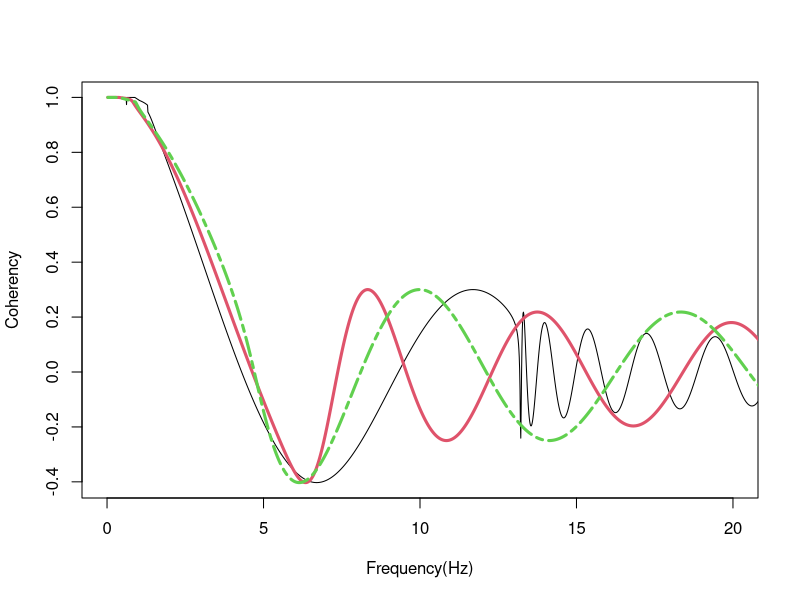

Generate this figure with R:
#R is pretty cool for plotting, when googling it search for 'cran' or 'r-cran'
#I would seriously recommend learning some more plotting commands, as they will
#be necessary for your report.
#Depending on what you use to write your report (I used latex), the image format
#makes a difference. If you can use .eps that will give the best results but it's 
#not always an option.

#This script takes in 3 data files and plots them against each other.
#the first is the coherency measured from the site (The target)
#The second (in this case) is the calculated coherency from GNS
#the third (in this case) is the output from ESPAC.


#this is the directory where yout output files are located.
#setwd("~/4year/489/output/")

##########################SITE01###########################
#comment out the following line if you want the plot to screen.
#also the dev.off() line
jpeg(filename = "gatestimage.jpg")
#one of the data files for comparison.
#it should be the same format as those provided, i.e. same header row 
#followed by two comma separated columns
#I think header=T is boolean, and the header will label the columns.
#sep is the columm seperator in the data (ie we have used CSV)
theo <- read.csv("plot.2.txt",header=T,sep=",")
#this call 'attaches' the data we just read in for the 'plot' command
attach(theo)
#plot the data.
#type is type of plot (l=line) (i think)
#xlim limits the plot to under 20 khz
#col is colour (there are 9)
#lwd is line width
#lty is line type (solid, dot, dash, etc, I think there are 9 also).
#		It is useful to consider the plots in black and white, line type is useful there
plot(Freq, Coherency, type="l", xlab="Frequency(Hz)", xlim = c(0,20), col=1,lwd=1)
bill <-read.csv("plot.2BILL.txt",header=T,sep=",")
attach(bill)
lines(Freq, Coherency, type="l",col=2, lwd=3, lty=1) #RED
spac <-read.csv("plot.test.txt",header=T,sep=",")
attach(spac)
lines(Freq, Coherency, type="l",col=3, lwd=3, lty=6) #GREEN
#comment out the following line if you want the plot to screen.
#also the jpeg() line
dev.off()

#colours
#lines(Freq, Coherency, type="l",col=3, lwd=3) #GREEN
#lines(Freq, Coherency, type="l",col=4, lwd=3) #blue
#lines(Freq, Coherency, type="l",col=5, lwd=3)	#aqua
#lines(Freq, Coherency, type="l",col=6, lwd=3)	#purple
#lines(Freq, Coherency, type="l",col=7, lwd=3)	#yellow
#lines(Freq, Coherency, type="l",col=8, lwd=3)	#grey
#lines(Freq, Coherency, type="l",col=9, lwd=3)	#dark grey (black?)


